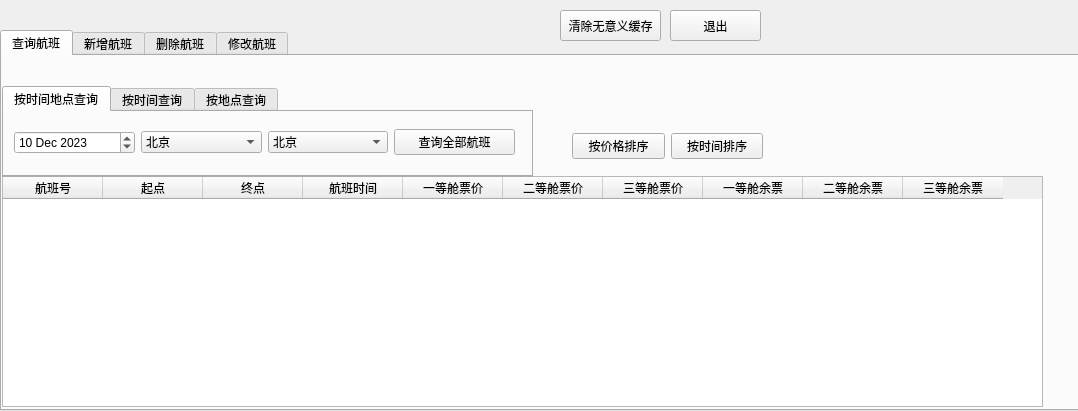
<?xml version="1.0" encoding="UTF-8"?>
<ui version="4.0">
 <class>Admin</class>
 <widget class="QWidget" name="Admin">
  <property name="geometry">
   <rect>
    <x>0</x>
    <y>0</y>
    <width>1078</width>
    <height>411</height>
   </rect>
  </property>
  <property name="windowTitle">
   <string>Administration</string>
  </property>
  <widget class="QTabWidget" name="tabWidget">
   <property name="geometry">
    <rect>
     <x>0</x>
     <y>30</y>
     <width>1081</width>
     <height>381</height>
    </rect>
   </property>
   <property name="currentIndex">
    <number>0</number>
   </property>
   <widget class="QWidget" name="tab_4">
    <attribute name="title">
     <string>查询航班</string>
    </attribute>
    <widget class="QTableWidget" name="TicketsTable">
     <property name="geometry">
      <rect>
       <x>0</x>
       <y>120</y>
       <width>1041</width>
       <height>231</height>
      </rect>
     </property>
     <column>
      <property name="text">
       <string>航班号</string>
      </property>
     </column>
     <column>
      <property name="text">
       <string>起点</string>
      </property>
     </column>
     <column>
      <property name="text">
       <string>终点</string>
      </property>
     </column>
     <column>
      <property name="text">
       <string>航班时间</string>
      </property>
     </column>
     <column>
      <property name="text">
       <string>一等舱票价</string>
      </property>
     </column>
     <column>
      <property name="text">
       <string>二等舱票价</string>
      </property>
     </column>
     <column>
      <property name="text">
       <string>三等舱票价</string>
      </property>
     </column>
     <column>
      <property name="text">
       <string>一等舱余票</string>
      </property>
     </column>
     <column>
      <property name="text">
       <string>二等舱余票</string>
      </property>
     </column>
     <column>
      <property name="text">
       <string>三等舱余票</string>
      </property>
     </column>
    </widget>
    <widget class="QTabWidget" name="tabWidget_2">
     <property name="geometry">
      <rect>
       <x>0</x>
       <y>30</y>
       <width>531</width>
       <height>91</height>
      </rect>
     </property>
     <property name="currentIndex">
      <number>0</number>
     </property>
     <widget class="QWidget" name="tab_5">
      <attribute name="title">
       <string>按时间地点查询</string>
      </attribute>
      <widget class="QWidget" name="horizontalLayoutWidget">
       <property name="geometry">
        <rect>
         <x>10</x>
         <y>10</y>
         <width>501</width>
         <height>41</height>
        </rect>
       </property>
       <layout class="QHBoxLayout" name="horizontalLayout">
        <property name="spacing">
         <number>6</number>
        </property>
        <property name="sizeConstraint">
         <enum>QLayout::SetDefaultConstraint</enum>
        </property>
        <item>
         <widget class="QDateEdit" name="DateFilter">
          <property name="date">
           <date>
            <year>2023</year>
            <month>12</month>
            <day>10</day>
           </date>
          </property>
         </widget>
        </item>
        <item>
         <widget class="QComboBox" name="StartFilter">
          <item>
           <property name="text">
            <string>北京</string>
           </property>
          </item>
          <item>
           <property name="text">
            <string>上海</string>
           </property>
          </item>
          <item>
           <property name="text">
            <string>广州</string>
           </property>
          </item>
          <item>
           <property name="text">
            <string>深圳</string>
           </property>
          </item>
          <item>
           <property name="text">
            <string>武汉</string>
           </property>
          </item>
          <item>
           <property name="text">
            <string>成都</string>
           </property>
          </item>
          <item>
           <property name="text">
            <string>杭州</string>
           </property>
          </item>
          <item>
           <property name="text">
            <string>重庆</string>
           </property>
          </item>
          <item>
           <property name="text">
            <string>长沙</string>
           </property>
          </item>
          <item>
           <property name="text">
            <string>西安</string>
           </property>
          </item>
          <item>
           <property name="text">
            <string>南京</string>
           </property>
          </item>
          <item>
           <property name="text">
            <string>南昌</string>
           </property>
          </item>
          <item>
           <property name="text">
            <string>天津</string>
           </property>
          </item>
          <item>
           <property name="text">
            <string>郑州</string>
           </property>
          </item>
          <item>
           <property name="text">
            <string>济南</string>
           </property>
          </item>
         </widget>
        </item>
        <item>
         <widget class="QComboBox" name="EndFilter">
          <item>
           <property name="text">
            <string>北京</string>
           </property>
          </item>
          <item>
           <property name="text">
            <string>上海</string>
           </property>
          </item>
          <item>
           <property name="text">
            <string>广州</string>
           </property>
          </item>
          <item>
           <property name="text">
            <string>深圳</string>
           </property>
          </item>
          <item>
           <property name="text">
            <string>武汉</string>
           </property>
          </item>
          <item>
           <property name="text">
            <string>成都</string>
           </property>
          </item>
          <item>
           <property name="text">
            <string>杭州</string>
           </property>
          </item>
          <item>
           <property name="text">
            <string>重庆</string>
           </property>
          </item>
          <item>
           <property name="text">
            <string>长沙</string>
           </property>
          </item>
          <item>
           <property name="text">
            <string>西安</string>
           </property>
          </item>
          <item>
           <property name="text">
            <string>南京</string>
           </property>
          </item>
          <item>
           <property name="text">
            <string>南昌</string>
           </property>
          </item>
          <item>
           <property name="text">
            <string>天津</string>
           </property>
          </item>
          <item>
           <property name="text">
            <string>郑州</string>
           </property>
          </item>
          <item>
           <property name="text">
            <string>济南</string>
           </property>
          </item>
         </widget>
        </item>
        <item>
         <widget class="QPushButton" name="Inquire">
          <property name="baseSize">
           <size>
            <width>6</width>
            <height>0</height>
           </size>
          </property>
          <property name="text">
           <string>查询全部航班</string>
          </property>
         </widget>
        </item>
       </layout>
      </widget>
     </widget>
     <widget class="QWidget" name="tab_6">
      <attribute name="title">
       <string>按时间查询</string>
      </attribute>
      <widget class="QWidget" name="horizontalLayoutWidget_5">
       <property name="geometry">
        <rect>
         <x>50</x>
         <y>10</y>
         <width>261</width>
         <height>51</height>
        </rect>
       </property>
       <layout class="QHBoxLayout" name="horizontalLayout_5">
        <property name="spacing">
         <number>6</number>
        </property>
        <property name="sizeConstraint">
         <enum>QLayout::SetDefaultConstraint</enum>
        </property>
        <item>
         <widget class="QDateEdit" name="DateFilterByTime">
          <property name="date">
           <date>
            <year>2023</year>
            <month>12</month>
            <day>10</day>
           </date>
          </property>
         </widget>
        </item>
        <item>
         <widget class="QPushButton" name="InquireByTime">
          <property name="baseSize">
           <size>
            <width>6</width>
            <height>0</height>
           </size>
          </property>
          <property name="text">
           <string>查询全部航班</string>
          </property>
         </widget>
        </item>
       </layout>
      </widget>
     </widget>
     <widget class="QWidget" name="tab_7">
      <attribute name="title">
       <string>按地点查询</string>
      </attribute>
      <widget class="QWidget" name="horizontalLayoutWidget_6">
       <property name="geometry">
        <rect>
         <x>10</x>
         <y>10</y>
         <width>501</width>
         <height>41</height>
        </rect>
       </property>
       <layout class="QHBoxLayout" name="horizontalLayout_6">
        <property name="spacing">
         <number>6</number>
        </property>
        <property name="sizeConstraint">
         <enum>QLayout::SetDefaultConstraint</enum>
        </property>
        <item>
         <widget class="QComboBox" name="StartFilterByPlace">
          <item>
           <property name="text">
            <string>北京</string>
           </property>
          </item>
          <item>
           <property name="text">
            <string>上海</string>
           </property>
          </item>
          <item>
           <property name="text">
            <string>广州</string>
           </property>
          </item>
          <item>
           <property name="text">
            <string>深圳</string>
           </property>
          </item>
          <item>
           <property name="text">
            <string>武汉</string>
           </property>
          </item>
          <item>
           <property name="text">
            <string>成都</string>
           </property>
          </item>
          <item>
           <property name="text">
            <string>杭州</string>
           </property>
          </item>
          <item>
           <property name="text">
            <string>重庆</string>
           </property>
          </item>
          <item>
           <property name="text">
            <string>长沙</string>
           </property>
          </item>
          <item>
           <property name="text">
            <string>西安</string>
           </property>
          </item>
          <item>
           <property name="text">
            <string>南京</string>
           </property>
          </item>
          <item>
           <property name="text">
            <string>南昌</string>
           </property>
          </item>
          <item>
           <property name="text">
            <string>天津</string>
           </property>
          </item>
          <item>
           <property name="text">
            <string>郑州</string>
           </property>
          </item>
          <item>
           <property name="text">
            <string>济南</string>
           </property>
          </item>
         </widget>
        </item>
        <item>
         <widget class="QComboBox" name="EndFilterByPlace">
          <item>
           <property name="text">
            <string>北京</string>
           </property>
          </item>
          <item>
           <property name="text">
            <string>上海</string>
           </property>
          </item>
          <item>
           <property name="text">
            <string>广州</string>
           </property>
          </item>
          <item>
           <property name="text">
            <string>深圳</string>
           </property>
          </item>
          <item>
           <property name="text">
            <string>武汉</string>
           </property>
          </item>
          <item>
           <property name="text">
            <string>成都</string>
           </property>
          </item>
          <item>
           <property name="text">
            <string>杭州</string>
           </property>
          </item>
          <item>
           <property name="text">
            <string>重庆</string>
           </property>
          </item>
          <item>
           <property name="text">
            <string>长沙</string>
           </property>
          </item>
          <item>
           <property name="text">
            <string>西安</string>
           </property>
          </item>
          <item>
           <property name="text">
            <string>南京</string>
           </property>
          </item>
          <item>
           <property name="text">
            <string>南昌</string>
           </property>
          </item>
          <item>
           <property name="text">
            <string>天津</string>
           </property>
          </item>
          <item>
           <property name="text">
            <string>郑州</string>
           </property>
          </item>
          <item>
           <property name="text">
            <string>济南</string>
           </property>
          </item>
         </widget>
        </item>
        <item>
         <widget class="QPushButton" name="InquireByPlace">
          <property name="baseSize">
           <size>
            <width>6</width>
            <height>0</height>
           </size>
          </property>
          <property name="text">
           <string>查询全部航班</string>
          </property>
         </widget>
        </item>
       </layout>
      </widget>
     </widget>
    </widget>
    <widget class="QWidget" name="horizontalLayoutWidget_4">
     <property name="geometry">
      <rect>
       <x>570</x>
       <y>60</y>
       <width>191</width>
       <height>61</height>
      </rect>
     </property>
     <layout class="QHBoxLayout" name="horizontalLayout_4">
      <item>
       <widget class="QPushButton" name="SortByPrice">
        <property name="text">
         <string>按价格排序</string>
        </property>
       </widget>
      </item>
      <item>
       <widget class="QPushButton" name="SortByTime">
        <property name="text">
         <string>按时间排序</string>
        </property>
       </widget>
      </item>
     </layout>
    </widget>
   </widget>
   <widget class="QWidget" name="tab">
    <attribute name="title">
     <string>新增航班</string>
    </attribute>
    <widget class="QWidget" name="horizontalLayoutWidget_2">
     <property name="geometry">
      <rect>
       <x>0</x>
       <y>20</y>
       <width>281</width>
       <height>41</height>
      </rect>
     </property>
     <layout class="QHBoxLayout" name="horizontalLayout_2">
      <item>
       <widget class="QDateEdit" name="AddTimeSet">
        <property name="date">
         <date>
          <year>2023</year>
          <month>12</month>
          <day>10</day>
         </date>
        </property>
       </widget>
      </item>
      <item>
       <widget class="QTimeEdit" name="AddTime">
        <property name="minimumTime">
         <time>
          <hour>8</hour>
          <minute>0</minute>
          <second>0</second>
         </time>
        </property>
       </widget>
      </item>
      <item>
       <widget class="QComboBox" name="AddStart">
        <item>
         <property name="text">
          <string>北京</string>
         </property>
        </item>
        <item>
         <property name="text">
          <string>上海</string>
         </property>
        </item>
        <item>
         <property name="text">
          <string>广州</string>
         </property>
        </item>
        <item>
         <property name="text">
          <string>深圳</string>
         </property>
        </item>
        <item>
         <property name="text">
          <string>武汉</string>
         </property>
        </item>
        <item>
         <property name="text">
          <string>成都</string>
         </property>
        </item>
        <item>
         <property name="text">
          <string>杭州</string>
         </property>
        </item>
        <item>
         <property name="text">
          <string>重庆</string>
         </property>
        </item>
        <item>
         <property name="text">
          <string>长沙</string>
         </property>
        </item>
        <item>
         <property name="text">
          <string>西安</string>
         </property>
        </item>
        <item>
         <property name="text">
          <string>南京</string>
         </property>
        </item>
        <item>
         <property name="text">
          <string>南昌</string>
         </property>
        </item>
        <item>
         <property name="text">
          <string>天津</string>
         </property>
        </item>
        <item>
         <property name="text">
          <string>郑州</string>
         </property>
        </item>
        <item>
         <property name="text">
          <string>济南</string>
         </property>
        </item>
       </widget>
      </item>
      <item>
       <widget class="QComboBox" name="AddEnd">
        <item>
         <property name="text">
          <string>北京</string>
         </property>
        </item>
        <item>
         <property name="text">
          <string>上海</string>
         </property>
        </item>
        <item>
         <property name="text">
          <string>广州</string>
         </property>
        </item>
        <item>
         <property name="text">
          <string>深圳</string>
         </property>
        </item>
        <item>
         <property name="text">
          <string>武汉</string>
         </property>
        </item>
        <item>
         <property name="text">
          <string>成都</string>
         </property>
        </item>
        <item>
         <property name="text">
          <string>杭州</string>
         </property>
        </item>
        <item>
         <property name="text">
          <string>重庆</string>
         </property>
        </item>
        <item>
         <property name="text">
          <string>长沙</string>
         </property>
        </item>
        <item>
         <property name="text">
          <string>西安</string>
         </property>
        </item>
        <item>
         <property name="text">
          <string>南京</string>
         </property>
        </item>
        <item>
         <property name="text">
          <string>南昌</string>
         </property>
        </item>
        <item>
         <property name="text">
          <string>天津</string>
         </property>
        </item>
        <item>
         <property name="text">
          <string>郑州</string>
         </property>
        </item>
        <item>
         <property name="text">
          <string>济南</string>
         </property>
        </item>
       </widget>
      </item>
     </layout>
    </widget>
    <widget class="QLineEdit" name="AddFlightID">
     <property name="geometry">
      <rect>
       <x>290</x>
       <y>30</y>
       <width>81</width>
       <height>21</height>
      </rect>
     </property>
    </widget>
    <widget class="QLabel" name="label">
     <property name="geometry">
      <rect>
       <x>290</x>
       <y>10</y>
       <width>54</width>
       <height>16</height>
      </rect>
     </property>
     <property name="text">
      <string>航班号</string>
     </property>
    </widget>
    <widget class="QLabel" name="label_2">
     <property name="geometry">
      <rect>
       <x>0</x>
       <y>10</y>
       <width>54</width>
       <height>16</height>
      </rect>
     </property>
     <property name="text">
      <string>出发时间</string>
     </property>
    </widget>
    <widget class="QLabel" name="label_3">
     <property name="geometry">
      <rect>
       <x>170</x>
       <y>10</y>
       <width>54</width>
       <height>16</height>
      </rect>
     </property>
     <property name="text">
      <string>起点</string>
     </property>
    </widget>
    <widget class="QLabel" name="label_4">
     <property name="geometry">
      <rect>
       <x>230</x>
       <y>10</y>
       <width>54</width>
       <height>16</height>
      </rect>
     </property>
     <property name="text">
      <string>终点</string>
     </property>
    </widget>
    <widget class="QTableWidget" name="TicketsInfoTable">
     <property name="geometry">
      <rect>
       <x>380</x>
       <y>0</y>
       <width>671</width>
       <height>51</height>
      </rect>
     </property>
     <row>
      <property name="text">
       <string>添加信息</string>
      </property>
     </row>
     <column>
      <property name="text">
       <string>一等舱票价</string>
      </property>
     </column>
     <column>
      <property name="text">
       <string>二等舱票价</string>
      </property>
     </column>
     <column>
      <property name="text">
       <string>三等舱票价</string>
      </property>
     </column>
     <column>
      <property name="text">
       <string>一等舱余票</string>
      </property>
     </column>
     <column>
      <property name="text">
       <string>二等舱余票</string>
      </property>
     </column>
     <column>
      <property name="text">
       <string>三等舱余票</string>
      </property>
     </column>
    </widget>
    <widget class="QPushButton" name="ADD">
     <property name="geometry">
      <rect>
       <x>30</x>
       <y>70</y>
       <width>80</width>
       <height>24</height>
      </rect>
     </property>
     <property name="text">
      <string>添加</string>
     </property>
    </widget>
   </widget>
   <widget class="QWidget" name="tab_2">
    <attribute name="title">
     <string>删除航班</string>
    </attribute>
    <widget class="QLabel" name="label_5">
     <property name="geometry">
      <rect>
       <x>10</x>
       <y>10</y>
       <width>54</width>
       <height>16</height>
      </rect>
     </property>
     <property name="text">
      <string>航班号</string>
     </property>
    </widget>
    <widget class="QLineEdit" name="DeleteFlightID">
     <property name="geometry">
      <rect>
       <x>10</x>
       <y>30</y>
       <width>113</width>
       <height>23</height>
      </rect>
     </property>
    </widget>
    <widget class="QTableWidget" name="DeleteTicketsTable">
     <property name="geometry">
      <rect>
       <x>130</x>
       <y>10</y>
       <width>911</width>
       <height>81</height>
      </rect>
     </property>
     <column>
      <property name="text">
       <string>航班号</string>
      </property>
     </column>
     <column>
      <property name="text">
       <string>起点</string>
      </property>
     </column>
     <column>
      <property name="text">
       <string>终点</string>
      </property>
     </column>
     <column>
      <property name="text">
       <string>航班时间</string>
      </property>
     </column>
     <column>
      <property name="text">
       <string>一等舱票价</string>
      </property>
     </column>
     <column>
      <property name="text">
       <string>二等舱票价</string>
      </property>
     </column>
     <column>
      <property name="text">
       <string>三等舱票价</string>
      </property>
     </column>
     <column>
      <property name="text">
       <string>一等舱余票</string>
      </property>
     </column>
     <column>
      <property name="text">
       <string>二等舱余票</string>
      </property>
     </column>
     <column>
      <property name="text">
       <string>三等舱余票</string>
      </property>
     </column>
    </widget>
    <widget class="QWidget" name="horizontalLayoutWidget_3">
     <property name="geometry">
      <rect>
       <x>10</x>
       <y>60</y>
       <width>111</width>
       <height>31</height>
      </rect>
     </property>
     <layout class="QHBoxLayout" name="horizontalLayout_3">
      <item>
       <widget class="QPushButton" name="DeleteInquire">
        <property name="text">
         <string>查询</string>
        </property>
       </widget>
      </item>
      <item>
       <widget class="QPushButton" name="Delete">
        <property name="text">
         <string>删除</string>
        </property>
       </widget>
      </item>
     </layout>
    </widget>
   </widget>
   <widget class="QWidget" name="tab_3">
    <attribute name="title">
     <string>修改航班</string>
    </attribute>
    <widget class="QLineEdit" name="ChangeFlightID">
     <property name="geometry">
      <rect>
       <x>10</x>
       <y>20</y>
       <width>121</width>
       <height>23</height>
      </rect>
     </property>
    </widget>
    <widget class="QLabel" name="label_6">
     <property name="geometry">
      <rect>
       <x>10</x>
       <y>0</y>
       <width>54</width>
       <height>16</height>
      </rect>
     </property>
     <property name="text">
      <string>航班号</string>
     </property>
    </widget>
    <widget class="QTableWidget" name="ChangeTicketsTable">
     <property name="geometry">
      <rect>
       <x>250</x>
       <y>10</y>
       <width>801</width>
       <height>81</height>
      </rect>
     </property>
     <column>
      <property name="text">
       <string>航班号</string>
      </property>
     </column>
     <column>
      <property name="text">
       <string>起点</string>
      </property>
     </column>
     <column>
      <property name="text">
       <string>终点</string>
      </property>
     </column>
     <column>
      <property name="text">
       <string>航班时间</string>
      </property>
     </column>
     <column>
      <property name="text">
       <string>一等舱票价</string>
      </property>
     </column>
     <column>
      <property name="text">
       <string>二等舱票价</string>
      </property>
     </column>
     <column>
      <property name="text">
       <string>三等舱票价</string>
      </property>
     </column>
     <column>
      <property name="text">
       <string>一等舱余票</string>
      </property>
     </column>
     <column>
      <property name="text">
       <string>二等舱余票</string>
      </property>
     </column>
     <column>
      <property name="text">
       <string>三等舱余票</string>
      </property>
     </column>
    </widget>
    <widget class="QDateTimeEdit" name="ChangeTimeSet">
     <property name="geometry">
      <rect>
       <x>10</x>
       <y>70</y>
       <width>121</width>
       <height>24</height>
      </rect>
     </property>
     <property name="date">
      <date>
       <year>2023</year>
       <month>12</month>
       <day>10</day>
      </date>
     </property>
     <property name="time">
      <time>
       <hour>8</hour>
       <minute>0</minute>
       <second>0</second>
      </time>
     </property>
    </widget>
    <widget class="QWidget" name="verticalLayoutWidget">
     <property name="geometry">
      <rect>
       <x>140</x>
       <y>10</y>
       <width>101</width>
       <height>80</height>
      </rect>
     </property>
     <layout class="QVBoxLayout" name="verticalLayout">
      <item>
       <widget class="QPushButton" name="ChangeInquire">
        <property name="text">
         <string>查询</string>
        </property>
       </widget>
      </item>
      <item>
       <widget class="QPushButton" name="Change">
        <property name="text">
         <string>修改</string>
        </property>
       </widget>
      </item>
     </layout>
    </widget>
    <widget class="QLabel" name="label_7">
     <property name="geometry">
      <rect>
       <x>10</x>
       <y>50</y>
       <width>54</width>
       <height>16</height>
      </rect>
     </property>
     <property name="text">
      <string>修改时间</string>
     </property>
    </widget>
   </widget>
  </widget>
  <widget class="QPushButton" name="Exit">
   <property name="geometry">
    <rect>
     <x>670</x>
     <y>10</y>
     <width>91</width>
     <height>31</height>
    </rect>
   </property>
   <property name="text">
    <string>退出</string>
   </property>
  </widget>
  <widget class="QPushButton" name="RemoveNULL">
   <property name="geometry">
    <rect>
     <x>560</x>
     <y>10</y>
     <width>101</width>
     <height>31</height>
    </rect>
   </property>
   <property name="text">
    <string>清除无意义缓存</string>
   </property>
  </widget>
 </widget>
 <resources/>
 <connections/>
</ui>
